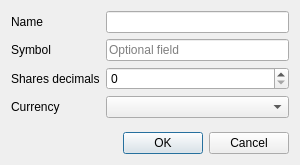
<?xml version="1.0" encoding="UTF-8"?>
<ui version="4.0">
 <class>SecurityDialog</class>
 <widget class="QDialog" name="SecurityDialog">
  <property name="windowModality">
   <enum>Qt::WindowModal</enum>
  </property>
  <property name="geometry">
   <rect>
    <x>0</x>
    <y>0</y>
    <width>300</width>
    <height>165</height>
   </rect>
  </property>
  <property name="windowTitle">
   <string>Add Currency</string>
  </property>
  <property name="locale">
   <locale language="English" country="UnitedKingdom"/>
  </property>
  <layout class="QVBoxLayout" name="verticalLayout">
   <item>
    <layout class="QFormLayout" name="formLayout">
     <item row="0" column="0">
      <widget class="QLabel" name="nameLabel">
       <property name="text">
        <string>Name</string>
       </property>
      </widget>
     </item>
     <item row="0" column="1">
      <widget class="QLineEdit" name="nameLineEdit">
       <property name="maxLength">
        <number>64</number>
       </property>
       <property name="placeholderText">
        <string/>
       </property>
      </widget>
     </item>
     <item row="1" column="0">
      <widget class="QLabel" name="symbolLabel">
       <property name="text">
        <string>Symbol</string>
       </property>
      </widget>
     </item>
     <item row="1" column="1">
      <widget class="QLineEdit" name="symbolLineEdit">
       <property name="maxLength">
        <number>8</number>
       </property>
       <property name="placeholderText">
        <string>Optional field</string>
       </property>
      </widget>
     </item>
     <item row="2" column="0">
      <widget class="QLabel" name="decimalsLabel">
       <property name="toolTip">
        <string>&lt;html&gt;&lt;head/&gt;&lt;body&gt;&lt;p&gt;Number of decimals of Security shares.&lt;/p&gt;&lt;p&gt;&lt;br/&gt;For example:&lt;/p&gt;&lt;p&gt;0 decimals - shares are multiples of 1&lt;/p&gt;&lt;p&gt;1 decimals - shares are multiples of 0.1&lt;/p&gt;&lt;/body&gt;&lt;/html&gt;</string>
       </property>
       <property name="text">
        <string>Shares decimals</string>
       </property>
      </widget>
     </item>
     <item row="3" column="0">
      <widget class="QLabel" name="currencyLabel">
       <property name="text">
        <string>Currency</string>
       </property>
      </widget>
     </item>
     <item row="3" column="1">
      <widget class="QComboBox" name="currencyComboBox"/>
     </item>
     <item row="2" column="1">
      <widget class="QSpinBox" name="decimalsSpinBox">
       <property name="toolTip">
        <string>&lt;html&gt;&lt;head/&gt;&lt;body&gt;&lt;p&gt;Number of decimals of Security shares.&lt;/p&gt;&lt;p&gt;&lt;br/&gt;For example:&lt;/p&gt;&lt;p&gt;0 decimals - shares are multiples of 1&lt;/p&gt;&lt;p&gt;1 decimals - shares are multiples of 0.1&lt;/p&gt;&lt;/body&gt;&lt;/html&gt;</string>
       </property>
       <property name="alignment">
        <set>Qt::AlignLeading|Qt::AlignLeft|Qt::AlignVCenter</set>
       </property>
       <property name="maximum">
        <number>18</number>
       </property>
      </widget>
     </item>
    </layout>
   </item>
   <item>
    <widget class="QDialogButtonBox" name="buttonBox">
     <property name="standardButtons">
      <set>QDialogButtonBox::Cancel|QDialogButtonBox::Ok</set>
     </property>
    </widget>
   </item>
  </layout>
 </widget>
 <resources/>
 <connections/>
</ui>
